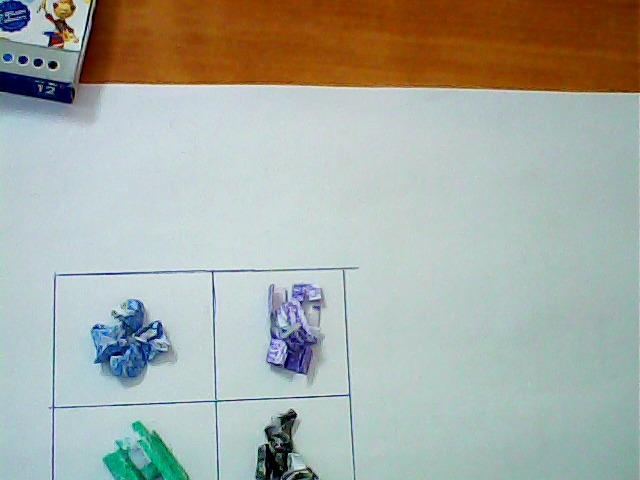
#> input picture tests/fixtures/grid_partial.jpg, 640 x 480 px
$ python -i drawn_regions.py   (imports and definitions only)
#> lines starting #> are read from the running program, lines starting #| are printed output that depends on the picture; after the words box and inside, x2 and y2 are one past the last pixel; in counts of white or black regions, pixels touching at a corner belong together
### vision/auto_regions.py
"""Find the compartment regions automatically on a plain (white) background.

Used instead of drawing boxes by hand with the R key: it finds the groups of objects
that stand out from the paper (by colour saturation or darkness), merges nearby
pieces of one group, and returns one box per compartment with a safety margin.

Compartments are lettered in reading order: top row left to right, then the next row
(A top-left, B top-right, C bottom-left, D bottom-right for a 2x2 layout).

Limits: needs a light, fairly uniform background and visibly separated groups. White
or very pale pills on white paper are hard to see; the caller reports how many groups
were found so a wrong count is visible instead of silently mislabelled.
"""

from __future__ import annotations

from dataclasses import dataclass

import cv2
import numpy as np


class RegionsNotFound(ValueError):
    """The image does not show the expected number of separate groups."""


def foreground_mask(frame: np.ndarray) -> np.ndarray:
    """Pixels that differ from plain paper: coloured (saturated) or clearly darker than the paper."""
    hsv = cv2.cvtColor(frame, cv2.COLOR_BGR2HSV)
    sat = hsv[:, :, 1].astype(np.int16)
    val = hsv[:, :, 2].astype(np.int16)
    # Paper brightness varies across the frame (vignetting, shadows): compare with a local estimate.
    local_paper = cv2.medianBlur(hsv[:, :, 2], 51).astype(np.int16)
    paper_sat = int(np.median(sat))
    mask = ((sat > paper_sat + 45) | (val < local_paper - 55)).astype(np.uint8) * 255
    mask = cv2.morphologyEx(mask, cv2.MORPH_OPEN, np.ones((3, 3), np.uint8))
    return mask


@dataclass
class Group:
    """One group of objects on the sheet: its region (with margin) and a colour name for people."""
    box: list[int]
    area: int
    color: str
    core: list[int] | None = None  # the objects' own extent [x0, y0, x1, y1], without margin


def color_name(frame: np.ndarray, mask: np.ndarray) -> str:
    """Rough colour of the masked pixels, to help a person tell the groups apart."""
    hsv = cv2.cvtColor(frame, cv2.COLOR_BGR2HSV)[mask > 0]
    if hsv.size == 0:
        return "unknown"
    sat = hsv[:, 1] > 60
    strong = float(np.mean(hsv[:, 1] > 90))
    value = float(np.median(hsv[:, 2]))
    # Webcams tint dark foil slightly, so "dark" is judged by brightness and weak colour together
    # (measured on the test sheet: dark strips V 53-87 with 24-26% strong colour).
    if value < 110 and strong < 0.4:
        return "dark"
    if sat.mean() < 0.3:
        return "light" if value >= 140 else "grey"
    hue = float(np.median(hsv[sat, 0]))  # OpenCV hue runs 0-179; on the test sheet: mint 80-84,
    for limit, name in ((8, "red"), (22, "orange"), (34, "yellow"), (90, "green"),  # blue 103-104,
                        (115, "blue"), (150, "purple"), (172, "pink"), (180, "red")):  # purple 121-125
        if hue < limit:
            return name
    return "red"


def reading_order(boxes: list[list[int]], frame_height: int) -> list[list[int]]:
    """Top row first, left to right. A new row starts when a centre is lower than the row's
    by over half a box height (or 20% of the picture, whichever is smaller): a small grid far
    from the camera has rows closer together than 20% of the picture (measured: 94 px of 480)."""
    if not boxes:
        return []
    heights = sorted(b[3] for b in boxes)
    gap = min(frame_height * 0.2, 0.5 * heights[len(heights) // 2])
    rows: list[list[list[int]]] = []
    for b in sorted(boxes, key=lambda b: b[1] + b[3] / 2):
        cy = b[1] + b[3] / 2
        if rows and abs(cy - (rows[-1][0][1] + rows[-1][0][3] / 2)) < gap:
            rows[-1].append(b)
        else:
            rows.append([b])
    return [b for row in rows for b in sorted(row, key=lambda b: b[0])]


# [41 lines left out: function detect_groups, not called in this run]


def find_groups(frame: np.ndarray, margin: int = 30, min_area_fraction: float = 0.0015) -> list[list[int]]:
    """Boxes of the groups on the sheet, in reading order (see detect_groups)."""
    return [g.box for g in detect_groups(frame, margin, min_area_fraction)[0]]


# [39 lines left out: function find_regions, not called in this run]


MIN_GAP = 16  # px of paper needed between two groups to split their margins


def _overlap(a: list[int], b: list[int]) -> bool:
    return a[0] < b[0] + b[2] and b[0] < a[0] + a[2] and a[1] < b[1] + b[3] and b[1] < a[1] + a[3]


# [48 lines left out: functions _separate, draw_regions, not called in this run]

### vision/drawn_regions.py
"""Compartments drawn by hand: find the pen-drawn squares on the sheet.

The squares are drawn with a pen on white paper (a 2x2 grid with shared lines in the test
setup). Finding them, rather than the medicine groups, means a compartment exists even when
it is empty, a refill cannot move it, and a piece outside its square is clearly outside.

Method:
1. Pen lines are thin and darker than the paper around them. A "black-hat" filter keeps dark
   features thinner than ~9 px, which suppresses medicine (blobs, not thin lines).
2. Only long, roughly straight runs are kept (horizontal or vertical, tolerant of a hand-drawn
   slant), then small gaps in the drawing are bridged.
3. Each square is a region of paper fully enclosed by lines. A square cut off by the picture
   edge is not enclosed and is ignored instead of half-used.
4. The compartment is the square's INSIDE, kept clear of the pen line.

Measured on the real test sheet: the pen line is 1-2 px wide, grey ~115 against paper ~208.
"""

from __future__ import annotations

from dataclasses import dataclass

import cv2
import numpy as np

from vision.auto_regions import RegionsNotFound, color_name, foreground_mask, reading_order


MARGIN = 12  # px of paper kept around the square in its crop, to see what crosses the line


@dataclass
class Cell:
    outline: list[list[int]]  # inside of the square up to the pen line: polygon [[x, y], ...]
    box: list[int]            # upright crop [x, y, w, h]: the outline plus MARGIN all round
    contents: str             # colour name of what lies inside ("empty" if nothing)
    fill: float               # fraction of the square covered by objects


LINE_ANGLES = (-15, -10, -5, 0, 5, 10, 15)  # degrees of tilt accepted for a drawn line


def _line_kernel(length: int, degrees: float) -> np.ndarray:
    """Structuring element: a 1 px straight line of `length` at `degrees`."""
    rad = np.deg2rad(degrees)
    dx, dy = np.cos(rad) * (length - 1) / 2, np.sin(rad) * (length - 1) / 2
    size = int(np.ceil(max(abs(dx), abs(dy)))) * 2 + 1
    kernel = np.zeros((size, size), np.uint8)
    c = size // 2
    cv2.line(kernel, (int(round(c - dx)), int(round(c - dy))), (int(round(c + dx)), int(round(c + dy))), 1, 1)
    return kernel


def line_mask(frame: np.ndarray) -> np.ndarray:
    """uint8 mask of long, thin, dark pen lines."""
    gray = cv2.cvtColor(frame, cv2.COLOR_BGR2GRAY)
    h, w = gray.shape
    blackhat = cv2.morphologyEx(gray, cv2.MORPH_BLACKHAT, cv2.getStructuringElement(cv2.MORPH_RECT, (9, 9)))
    thin_dark = (blackhat > 30).astype(np.uint8) * 255
    # Thicken a little so a slightly slanted hand-drawn line still forms long runs.
    thick = cv2.dilate(thin_dark, np.ones((3, 3), np.uint8))
    run = max(25, min(h, w) // 12)
    # A sheet lying a little crooked under the camera turns the whole grid (measured: 7 degrees on
    # the test setup), so look for runs at several angles around horizontal and vertical.
    lines = np.zeros_like(thick)
    for angle in LINE_ANGLES:
        for base in (0, 90):
            kernel = _line_kernel(run, base + angle)
            lines |= cv2.morphologyEx(thick, cv2.MORPH_OPEN, kernel)
    # Bridge small gaps where the pen skipped or two strokes do not quite meet.
    return cv2.morphologyEx(lines, cv2.MORPH_CLOSE, np.ones((9, 9), np.uint8))


def find_drawn_cells(frame: np.ndarray, min_fraction: float = 0.01, max_fraction: float = 0.35) -> list[Cell]:
    """Enclosed squares on the sheet, in reading order."""
    if frame is None or frame.size == 0:
        raise RegionsNotFound("No image")
    h, w = frame.shape[:2]
    lines = line_mask(frame)
    paper = cv2.bitwise_not(lines)
    count, labels, stats, _ = cv2.connectedComponentsWithStats(paper, connectivity=4)
    objects = foreground_mask(frame)
    cells: list[Cell] = []
    for i in range(1, count):
        x, y, bw, bh, area = (int(v) for v in stats[i])
        if x <= 1 or y <= 1 or x + bw >= w - 1 or y + bh >= h - 1:
            continue  # touches the picture edge: not a closed square (or cut off)
        if not (min_fraction * h * w <= bw * bh <= max_fraction * h * w):
            continue
        # Box-like: judged on the convex hull of the square's outline against its tightest
        # (possibly tilted) rectangle, so medicine inside or touching the line, and a crooked
        # sheet, do not count against it.
        component = (labels[y:y + bh, x:x + bw] == i).astype(np.uint8)
        outlines, _ = cv2.findContours(component, cv2.RETR_EXTERNAL, cv2.CHAIN_APPROX_SIMPLE)
        if not outlines:
            continue
        hull = cv2.convexHull(max(outlines, key=cv2.contourArea))
        (_, _), (rw, rh), _ = cv2.minAreaRect(hull)
        if cv2.contourArea(hull) < 0.85 * rw * rh or not 0.4 <= rw / max(1.0, rh) <= 2.5:
            continue  # not a box-like shape
        # The compartment is the whole inside of the drawn square, whatever its tilt or wobble:
        # anything lying within the pen lines belongs to it.
        poly = cv2.approxPolyDP(hull, 0.01 * cv2.arcLength(hull, True), True).reshape(-1, 2) + [x, y]
        outline = [[int(px), int(py)] for px, py in poly]
        x0, y0 = max(0, x - MARGIN), max(0, y - MARGIN)
        x1, y1 = min(w, x + bw + MARGIN), min(h, y + bh + MARGIN)
        box = [x0, y0, x1 - x0, y1 - y0]
        inside_square = np.zeros((h, w), np.uint8)
        cv2.fillPoly(inside_square, [poly.astype(np.int32)], 1)
        inside = objects[inside_square > 0]
        fill = float(np.count_nonzero(inside)) / max(1, inside.size)
        contents = "empty"
        if fill > 0.01:
            in_crop = (inside_square[y0:y1, x0:x1] > 0) & (objects[y0:y1, x0:x1] > 0)
            contents = color_name(frame[y0:y1, x0:x1], in_crop.astype(np.uint8) * 255)
        cells.append(Cell(outline, box, contents, round(fill, 3)))
    by_box = {tuple(c.box): c for c in cells}
    return [by_box[tuple(b)] for b in reading_order([c.box for c in cells], h)]


# [22 lines left out: function find_drawn_layout, not called in this run]


def find_drawn_regions(frame: np.ndarray, slots: list[str], assign: dict[str, int] | None = None) -> dict[str, list[int]]:
    """Crop box per compartment letter (see find_drawn_layout)."""
    return find_drawn_layout(frame, slots, assign)[0]

>>> import cv2
>>> picture = cv2.imread('../tests/fixtures/grid_partial.jpg')
#> picture is the input picture: shape (480, 640, 3); mean B, G, R 164.5, 172.8, 167.7
>>> result = find_drawn_cells(picture)
#> in line_mask, `thin_dark = (blackhat > 30).astype(np.uint8) * 255`:
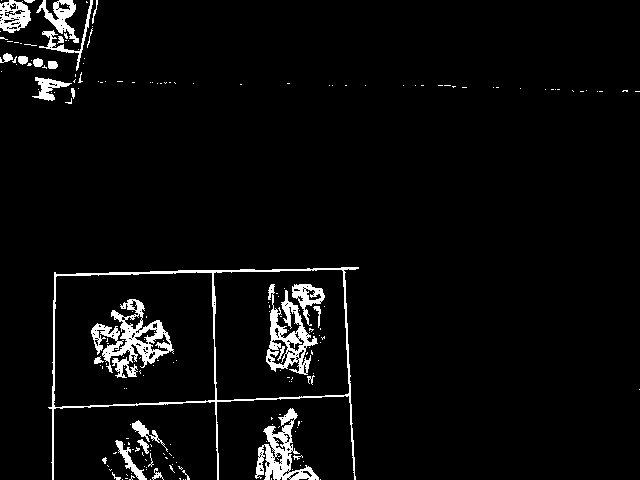
#> thin_dark: shape (480, 640); 4.2% white; 199 white regions (167 under 20 px), largest, box (x1, y1, x2, y2) and area: (48, 267, 359, 480) 2662, (91, 299, 174, 378) 2396, (266, 284, 318, 375) 1707
#> in find_drawn_cells, `count, labels, stats, _ = cv2.connectedComponentsWithStats(paper, conn..`:
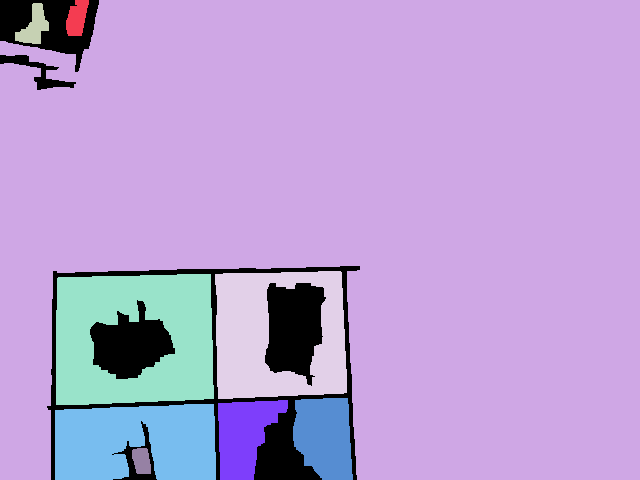
#> labels: shape (480, 640) int32; 10 distinct labels, from 0 to 9; one colour per label, 0 black
#> in find_drawn_cells, `count, labels, stats, _ = cv2.connectedComponentsWithStats(paper, conn..`: count = 10; stats = [[0, 0, 360, 480, 21072], [66, 0, 23, 36, 602], [0, 0, 640, 480, 238645], [15, 3, 34, 41, 737], [215, 271, 132, 128, 11357], [56, 274, 158, 131, 15900], [293, 398, 60, 82, 4102], [218, 400, 70, 80, 3675], [55, 404, 161, 76, 10698], [132, 448, 19, 26, 412]]
#> in foreground_mask, `sat = hsv[:, :, 1].astype(np.int16)`:
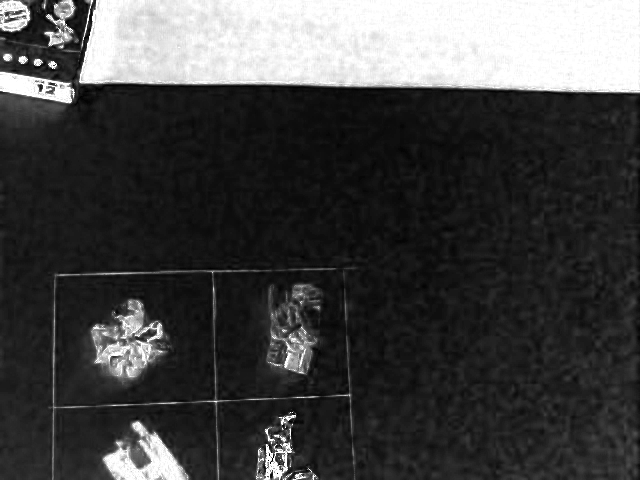
#> sat: shape (480, 640) int16; min 0, max 255, mean 67.6
#> in foreground_mask, `local_paper = cv2.medianBlur(hsv[:, :, 2], 51).astype(np.int16)`:
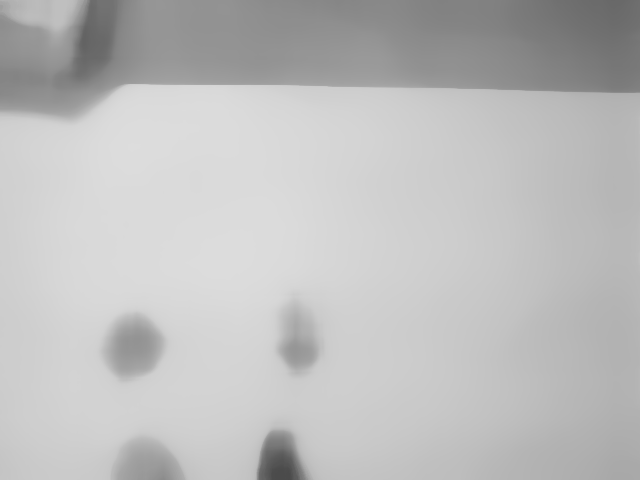
#> local_paper: shape (480, 640) int16; min 74, max 221, mean 189.7
#> in foreground_mask, `paper_sat = int(np.median(sat))`: paper_sat = 27
#> in foreground_mask, `mask = cv2.morphologyEx(mask, cv2.MORPH_OPEN, np.ones((3, 3), np.uint8))`:
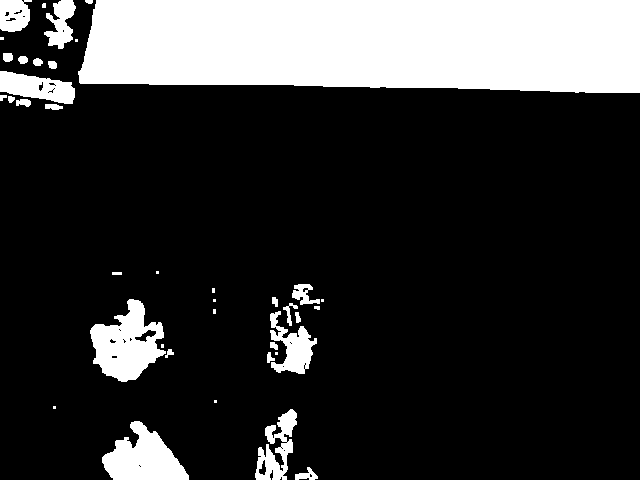
#> mask: shape (480, 640); 20.4% white; 39 white regions (12 under 20 px), largest, box (x1, y1, x2, y2) and area: (78, 0, 640, 93) 48449, (90, 299, 166, 382) 3602, (102, 421, 189, 480) 3038
#> the loop in find_drawn_cells, `for i in range(1, count):` made 9 passes
#> (x, y, bw, bh, area, rw, rh, outline) on passes 4 to 5: (215, 271, 132, 128, 11357, 129.4, 125.2, [[340, 271], [346, 392], [218, 398], [215, 274]]), (56, 274, 158, 131, 15900, 157.5, 127.9, [[210, 274], [213, 398], [56, 404], [58, 277]])
#> after the loop in find_drawn_cells, `for i in range(1, count):`:
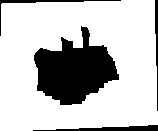
#> component: shape (131, 158); values 0 (black) and 1 (white), 76.8% white; 4 black regions, box (x1, y1, x2, y2) and area: (34, 26, 119, 105) 3911, (33, 125, 158, 131) 401, (0, 0, 121, 36) 275, (155, 0, 158, 111) 211
#> after the loop in find_drawn_cells, `for i in range(1, count):`:
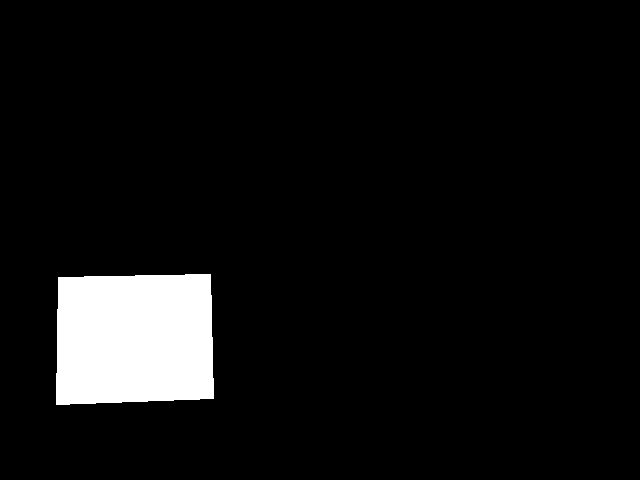
#> inside_square: shape (480, 640); values 0 (black) and 1 (white), 6.4% white; 1 white region, box (x1, y1, x2, y2) and area: (56, 274, 214, 405) 19672
#> after the loop in find_drawn_cells, `for i in range(1, count):`: cells = 2 items
#> result = 2 items
